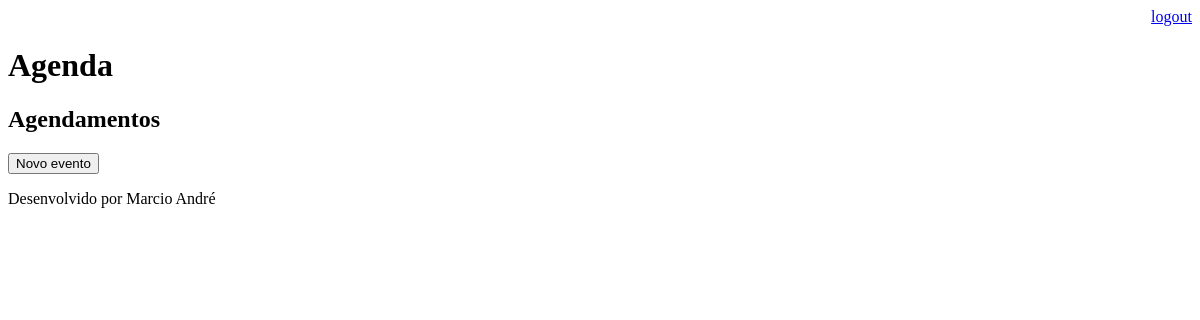
The app's page /agenda/ (signed in), older data.
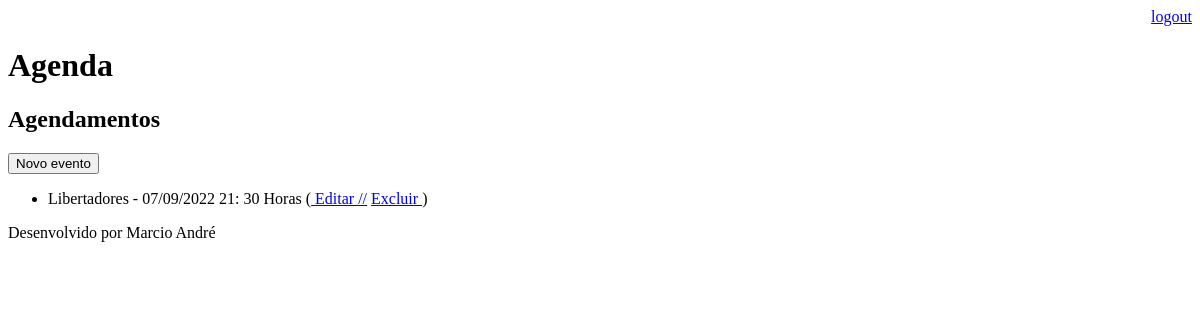
The same page, newer data.
### core/models.py (models this page shows, shortened)
class Evento(models.Model):
    titulo = models.CharField(max_length=100, verbose_name='Título')
    descricao = models.TextField(blank=True, null=True, verbose_name='Descrição')
    data_evento = models.DateTimeField(verbose_name='Data do evento')
    data_criacao = models.DateTimeField(auto_now=True, verbose_name='Data da criação do evento')
    usuario = models.ForeignKey(User, on_delete=models.CASCADE)
    class Meta:
      db_table = 'evento'
    def get_data_evento(self):
      return self.data_evento.strftime('%d/%m/%Y %H: %M Horas')

### core/views.py (the view)
# urls.py: path('agenda/', views.lista_eventos),
@login_required(login_url='/login/') # leve o usuário para página de login se ele não estiver logado
def lista_eventos(request):
    usuario = request.user
    data_atual = datetime.now() - timedelta(hours=1) # timedelta exibi as datas que vencidas com até 1 hora
    evento = Evento.objects.filter(usuario=usuario, data_evento__gt = data_atual) # (__gt trás apenas os eventos que não aconteceram, __lt tras apenas os eventos de datas que já aconteceram)filtra os agendamentos por usuário
    dados = {'eventos':evento}
    return render(request, 'agenda.html', dados)

### templates/agenda.html
{% extends "model-page.html" %}
{% block content %}
    <h2>Agendamentos</h2>
    <a href="evento/">
       <button type="button"> Novo evento</button>
    </a>
    <ul>
      {% for evento in eventos %}
          <li>
              <div>
            {{ evento.titulo }} - {{ evento.get_data_evento }}
            (<a href="evento/?id={{ evento.id }}"> Editar //</a>
            <a href="evento/delete/{{ evento.id }}/"> Excluir </a>)
              </div>
          </li>
      {% endfor %}
    </ul>
{% endblock %}

Row changes from the older to the newer data that the page shows:
added Evento: titulo "Libertadores", get_data_evento "07/09/2022 21: 30 Horas"
